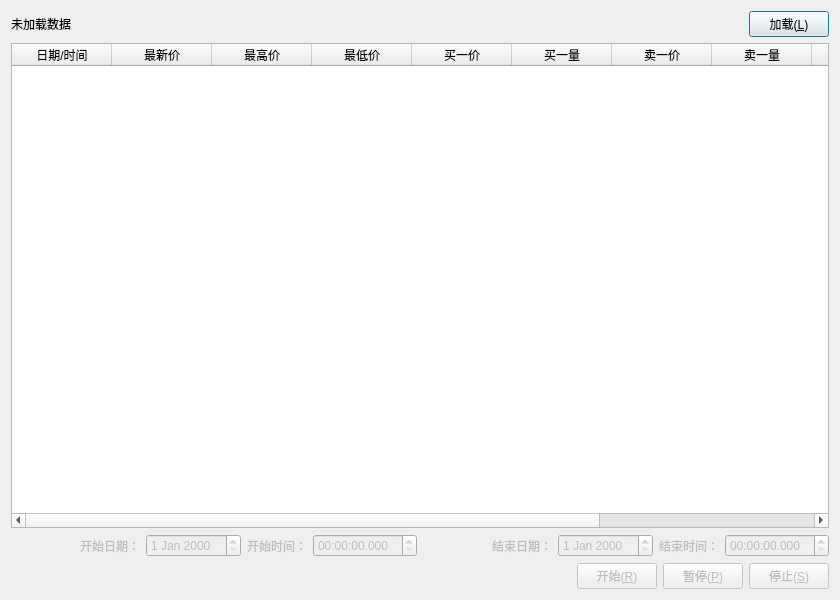
<?xml version="1.0" encoding="UTF-8"?>
<ui version="4.0">
 <class>DialogTestServer</class>
 <widget class="QDialog" name="DialogTestServer">
  <property name="geometry">
   <rect>
    <x>0</x>
    <y>0</y>
    <width>840</width>
    <height>600</height>
   </rect>
  </property>
  <property name="minimumSize">
   <size>
    <width>840</width>
    <height>0</height>
   </size>
  </property>
  <property name="windowTitle">
   <string>FuturesWorkshop - 测试服务器</string>
  </property>
  <layout class="QVBoxLayout" name="verticalLayout">
   <item>
    <layout class="QHBoxLayout" name="layoutHorizontalTop">
     <item>
      <widget class="QLabel" name="labelFile">
       <property name="sizePolicy">
        <sizepolicy hsizetype="Preferred" vsizetype="Fixed">
         <horstretch>0</horstretch>
         <verstretch>0</verstretch>
        </sizepolicy>
       </property>
       <property name="text">
        <string>未加载数据</string>
       </property>
      </widget>
     </item>
     <item>
      <spacer name="spacerHorizontalTop">
       <property name="orientation">
        <enum>Qt::Horizontal</enum>
       </property>
       <property name="sizeHint" stdset="0">
        <size>
         <width>40</width>
         <height>20</height>
        </size>
       </property>
      </spacer>
     </item>
     <item>
      <widget class="QPushButton" name="buttonLoad">
       <property name="text">
        <string>加载(&amp;L)</string>
       </property>
      </widget>
     </item>
    </layout>
   </item>
   <item>
    <widget class="QTableWidget" name="tablePrice">
     <column>
      <property name="text">
       <string>日期/时间</string>
      </property>
     </column>
     <column>
      <property name="text">
       <string>最新价</string>
      </property>
     </column>
     <column>
      <property name="text">
       <string>最高价</string>
      </property>
     </column>
     <column>
      <property name="text">
       <string>最低价</string>
      </property>
     </column>
     <column>
      <property name="text">
       <string>买一价</string>
      </property>
     </column>
     <column>
      <property name="text">
       <string>买一量</string>
      </property>
     </column>
     <column>
      <property name="text">
       <string>卖一价</string>
      </property>
     </column>
     <column>
      <property name="text">
       <string>卖一量</string>
      </property>
     </column>
     <column>
      <property name="text">
       <string>持仓量</string>
      </property>
     </column>
     <column>
      <property name="text">
       <string>成交量</string>
      </property>
     </column>
     <column>
      <property name="text">
       <string>成交额</string>
      </property>
     </column>
    </widget>
   </item>
   <item>
    <layout class="QHBoxLayout" name="layoutHorizontalTime">
     <item>
      <spacer name="horizontalSpacer_2">
       <property name="orientation">
        <enum>Qt::Horizontal</enum>
       </property>
       <property name="sizeHint" stdset="0">
        <size>
         <width>40</width>
         <height>20</height>
        </size>
       </property>
      </spacer>
     </item>
     <item>
      <widget class="QLabel" name="labelDateStart">
       <property name="enabled">
        <bool>false</bool>
       </property>
       <property name="text">
        <string>开始日期：</string>
       </property>
      </widget>
     </item>
     <item>
      <widget class="QDateEdit" name="dateStart">
       <property name="enabled">
        <bool>false</bool>
       </property>
      </widget>
     </item>
     <item>
      <widget class="QLabel" name="labelTimeStart">
       <property name="enabled">
        <bool>false</bool>
       </property>
       <property name="text">
        <string>开始时间：</string>
       </property>
      </widget>
     </item>
     <item>
      <widget class="QTimeEdit" name="timeStart">
       <property name="enabled">
        <bool>false</bool>
       </property>
       <property name="displayFormat">
        <string>HH:mm:ss.mmm</string>
       </property>
      </widget>
     </item>
     <item>
      <spacer name="horizontalSpacer">
       <property name="orientation">
        <enum>Qt::Horizontal</enum>
       </property>
       <property name="sizeHint" stdset="0">
        <size>
         <width>40</width>
         <height>20</height>
        </size>
       </property>
      </spacer>
     </item>
     <item>
      <widget class="QLabel" name="labelDateEnd">
       <property name="enabled">
        <bool>false</bool>
       </property>
       <property name="text">
        <string>结束日期：</string>
       </property>
      </widget>
     </item>
     <item>
      <widget class="QDateEdit" name="dateEnd">
       <property name="enabled">
        <bool>false</bool>
       </property>
      </widget>
     </item>
     <item>
      <widget class="QLabel" name="labelTimeEnd">
       <property name="enabled">
        <bool>false</bool>
       </property>
       <property name="text">
        <string>结束时间：</string>
       </property>
      </widget>
     </item>
     <item>
      <widget class="QTimeEdit" name="timeEnd">
       <property name="enabled">
        <bool>false</bool>
       </property>
       <property name="displayFormat">
        <string>HH:mm:ss.mmm</string>
       </property>
      </widget>
     </item>
    </layout>
   </item>
   <item>
    <layout class="QHBoxLayout" name="layoutHorizontalButton">
     <item>
      <widget class="QLabel" name="labelProgress">
       <property name="text">
        <string/>
       </property>
      </widget>
     </item>
     <item>
      <spacer name="SpacerhorizontalBottom">
       <property name="orientation">
        <enum>Qt::Horizontal</enum>
       </property>
       <property name="sizeHint" stdset="0">
        <size>
         <width>40</width>
         <height>20</height>
        </size>
       </property>
      </spacer>
     </item>
     <item>
      <widget class="QPushButton" name="buttonRun">
       <property name="enabled">
        <bool>false</bool>
       </property>
       <property name="text">
        <string>开始(&amp;R)</string>
       </property>
      </widget>
     </item>
     <item>
      <widget class="QPushButton" name="buttonPause">
       <property name="enabled">
        <bool>false</bool>
       </property>
       <property name="text">
        <string>暂停(&amp;P)</string>
       </property>
      </widget>
     </item>
     <item>
      <widget class="QPushButton" name="buttonStop">
       <property name="enabled">
        <bool>false</bool>
       </property>
       <property name="text">
        <string>停止(&amp;S)</string>
       </property>
      </widget>
     </item>
    </layout>
   </item>
  </layout>
 </widget>
 <resources/>
 <connections/>
 <slots>
  <slot>on_buttonLoad_clicked()</slot>
 </slots>
</ui>
